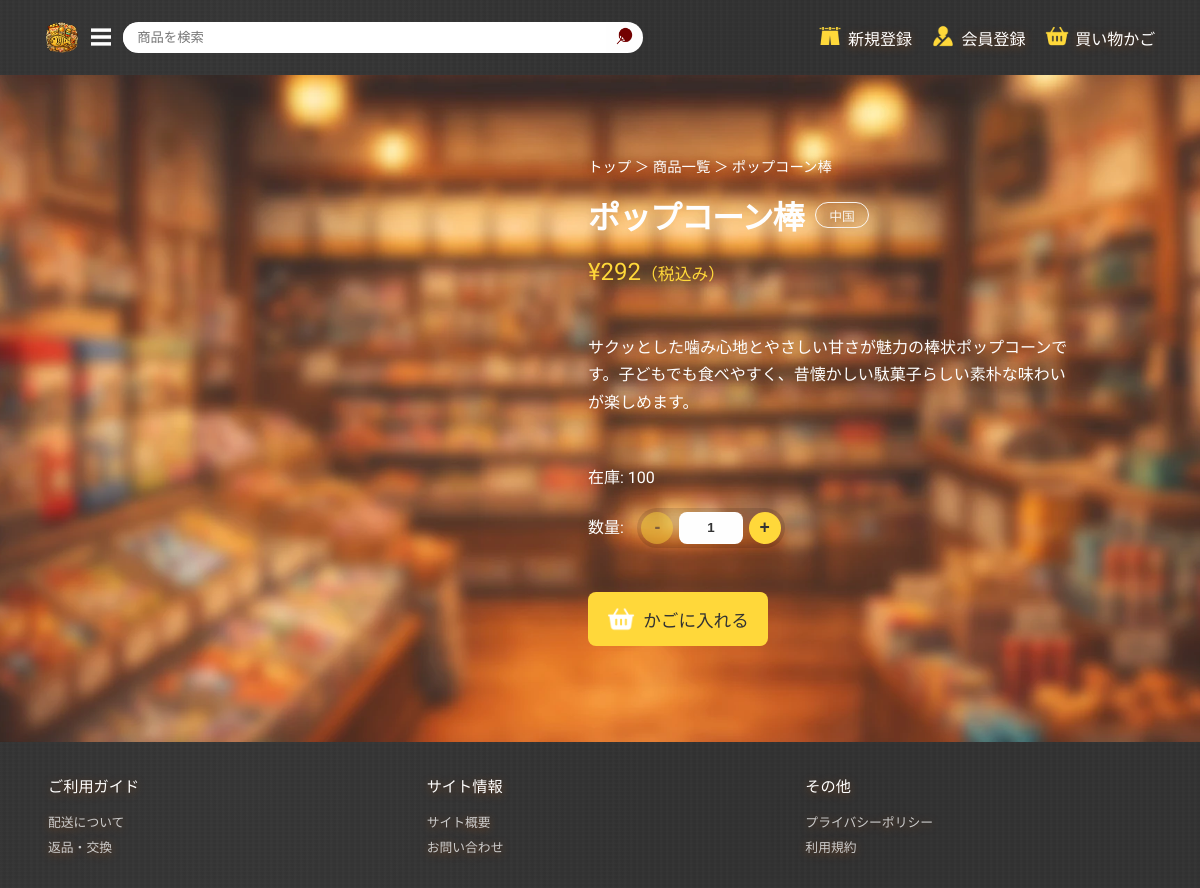
The page /product?id=8 on the database its author committed.
### tables this page shows
CREATE TABLE products (
    pID INTEGER PRIMARY KEY AUTOINCREMENT,
    tagID INTEGER,
    pName TEXT NOT NULL,
    price INTEGER NOT NULL,
    pDescription TEXT,
    country TEXT,
    image TEXT, stock INTEGER NOT NULL DEFAULT 0,
    FOREIGN KEY (tagID) REFERENCES tags(tagID)
);

### app.py (the view)
@app.route("/product")
def product():
    product_id = request.args.get("id")
    if not product_id:
        abort(404)
    conn = get_db()
    product_row = conn.execute(
        "SELECT * FROM products WHERE pID=?",
        (product_id,)
    ).fetchone()
    conn.close()
    if not product_row:
        abort(404)
    return render_template("pages/product.html", product=product_row)

### app.py (called while the page is built, shortened)
def format_yen(value):
    try:
        number = int(float(value))
    except (TypeError, ValueError):
        return value
    return f"{number:,}"

@app.template_filter("yen")
def yen_filter(value):
    return format_yen(value)

def get_db():
    conn = sqlite3.connect(DB_PATH)
    conn.row_factory = sqlite3.Row
    return conn

@app.context_processor
def inject_gacha_count():
    user_id = session.get("user_id")
    if not user_id:
        return {"gacha_count": None}

### templates/pages/product.html (shortened to what this page needs)
{% extends "layout/base.html" %}
{% block content %}
<div class="background-product">
  <section class="product-page">
    <div class="product-info">
      <nav class="breadcrumb inside">
        <a href="{{ url_for('index') }}">トップ</a> ＞
        <a href="#">商品一覧</a> ＞
        <span>{{ product['pName'] }}</span>
      </nav>
      {% set country_labels = {"Japan": "日本", "China": "中国"} %}
      <div class="product-title-wrapper">
        <h2 class="product-title">{{ product['pName'] }}</h2>
        <p class="product-country">{{ country_labels.get(product['country'], product['country']) }}</p>
      </div>
      <p class="product-price">
        ¥{{ product['price']|yen }}<span class="price-tax">（税込み）</span></span>
      </p>
      <p class="product-desc">
        {{ product['pDescription'] | replace('\n', '<br>') | safe }}
      </p>
      <p class="product-stock">
        在庫:
        {{ product['stock'] if 'stock' in product.keys() and product['stock'] is not none else 50 }}
      </p>
      {% set stock = product['stock'] if 'stock' in product.keys() and product['stock'] is not none else 50 %}
      <form action="{{ url_for('add_to_cart', pID=product['pID']) }}" method="post" class="quantity-form">
        <div class="quantity-label">数量:</div>
        <div class="quantity-stepper" data-max="{{ stock }}" data-min="1">
          <button type="button" class="qty-btn" data-step="decrease" aria-label="数量を減らす">-</button>
          <input
            type="number"
            name="quantity"
            value="1"
            min="1"
            max="{{ stock }}"
            class="quantity-input"
            inputmode="numeric"
          >
          <button type="button" class="qty-btn" data-step="increase" aria-label="数量を増やす">+</button>
        </div>
        <p class="quantity-feedback" aria-live="polite"></p>
        <button type="submit" class="add-cart-btn">
          <img src="{{ url_for('static', filename='img/icons-cart-w.webp') }}" alt="">
          かごに入れる
        </button>
      </form>
    </div>
  </section>
</div>
{% endblock %}

### static/css/styles.css (style rules this page uses)
* { margin: 0; padding: 0; box-sizing: border-box; transition: 0.3s; }
html, body { overflow-x: hidden; }
a { text-decoration: none; }
p { margin: 1.25rem 0; }
:root { --main-color: #fff; --main: #990e0e; --accent: #ffd83a; --color-white: #fefefe; --color-black: #000; --color-ink: #333; --color-bg: #b57c57; --color-heading-accent: #bb1616; --surface-dark: #333; --surface-link: #ccc; --surface-muted: #757575; --danger: #d9534f; --glass-light-10: rgba(255, 255, 255, 0.2); --glass-light-12: rgba(255, 255, 255, 0.22); --glass-light-15: rgba(255, 255, 255, 0.25); --glass-light-18: rgba(255, 255, 255, 0.28); --glass-light-20: rgba(255, 255, 255, 0.3); --glass-dark-12: rgba(0, 0, 0, 0.12); --max-width: 1200px; --text-shadow-emphasis: 0 2px 8px rgba(139, 69, 19, 0.65); --products-shadow: drop-shadow(0 8px 14px rgba(139, 69, 19, 0.50)); --products-shadow-hover: drop-shadow(0 12px 20px rgba(139, 69, 19, 0.35)); }
body { display: flex; flex-direction: column; min-height: 100vh; background-image: url("../img/bg-store.webp"); background-color: var(--color-bg); background-repeat: no-repeat; background-position: center center; background-size: cover; background-attachment: fixed; color: var(--color-white); text-shadow: var(--text-shadow-emphasis); font-family: "Zen Maru Gothic", sans-serif; font-weight: 500; min-width: 320px; }
h1, h2 { font-family: "Zen Kaku Gothic Antique", sans-serif; font-weight: 700; font-style: normal; letter-spacing: -1px; margin: 2rem auto 1rem auto; text-shadow: none; }
.add-cart-btn, .cart-btn, .checkout-btn, .login-btn, .order-home-btn, .auth-btn, .admin-save-btn { background: var(--accent); color: var(--color-ink); text-shadow: none; }
.price-tax { font-size: 0.7em; }
.breadcrumb { font-size: 0.9rem; margin-bottom: 1rem; }
.breadcrumb a { color: var(--color-white); }
.product-page { display: flex; gap: 3rem; max-width: 960px; margin: 4rem auto; }
.product-info { flex: 1; }
.product-title-wrapper { display: flex; align-items: center; gap: 0.75rem; flex-wrap: wrap; margin-bottom: 0.5rem; }
.product-title { font-size: 2rem; margin: 0; }
.product-country { border: 1px solid white; border-radius: 1rem; padding: 0.2em 1em; margin: 0; font-size: 0.8rem; opacity: 0.9; }
.product-price { font-size: 1.5rem; color: var(--accent); }
.product-desc { margin: 3rem auto; line-height: 1.7; }
.add-cart-btn { margin-top: 1.5rem; padding: 0.8rem 1.2rem; border: none; font-size: 1.1rem; font-weight: 500; border-radius: 8px; cursor: pointer; display: flex; align-items: center; gap: 0.5rem; }
.quantity-label { display: inline-block; margin-top: 0.3rem; margin-right: 0.6rem; }
.quantity-stepper { display: inline-flex; align-items: center; gap: 0.35rem; padding: 0.25rem; border-radius: 999px; background: var(--glass-dark-12); }
.qty-btn { width: 32px; height: 32px; border: none; border-radius: 999px; background: var(--accent); color: var(--color-ink); font-weight: 700; font-size: 1.1rem; line-height: 1; cursor: pointer; }
.qty-btn:disabled { cursor: not-allowed; opacity: 0.45; }
.quantity-input { width: 64px; height: 32px; text-align: center; border: 1px solid var(--glass-light-20); border-radius: 8px; background: var(--color-white); color: var(--color-ink); font-weight: 700; }
.quantity-input[type="number"] { appearance: textfield; -moz-appearance: textfield; }
.quantity-feedback { margin: 0.35rem 0 0; font-size: 0.85rem; min-height: 1.1em; color: var(--accent); }
.add-cart-btn img { width: 28px; height: auto; display: block; }

### rows shown on the page
products: pName "ポップコーン棒", get "中国", price|yen "292", pDescription "サクッとした噛み心地とやさしい甘さが魅力の棒状ポップコーンです。子どもでも食べやすく、昔懐かしい駄菓子らしい素朴な味わいが楽しめます。", stock "100"
